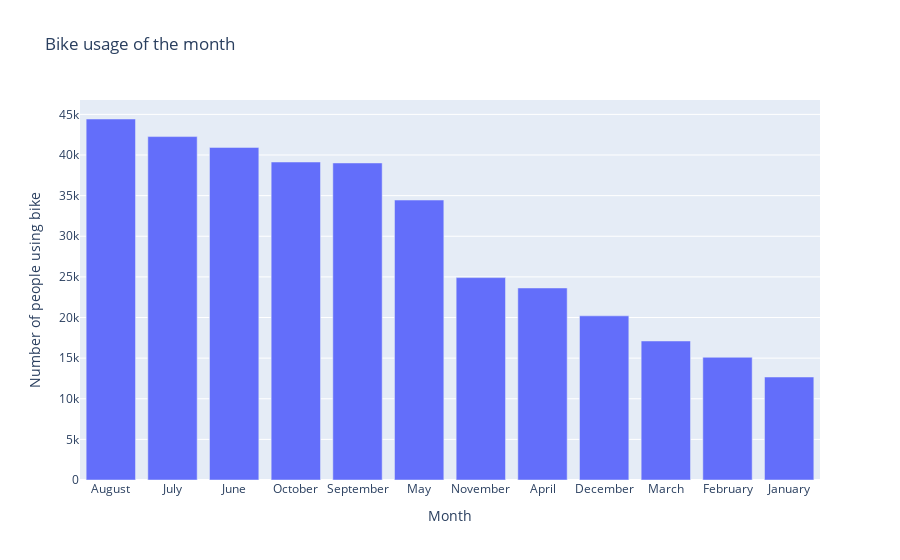

Notebook source saved alongside this figure:
### Markdown cell above
### Peak month of the year

### Code cell
px.bar(x=tripdata["month"].value_counts().index,
       y=tripdata["month"].value_counts().values,
       title = "Bike usage of the month",
       labels={'x':'Month',"y":"Number of people using bike"})

### Figure 1 — Plotly figure (JSON) as saved in the notebook; plotly's stock layout.template omitted (floating-point values rounded to 4 significant figures)
{"data": [{"alignmentgroup": "True", "hovertemplate": "Month=%{x}<br>Number of people using bike=%{y}<extra></extra>", "legendgroup": "", "marker": {"color": "#636efa", "pattern": {"shape": ""}}, "name": "", "offsetgroup": "", "orientation": "v", "showlegend": false, "textposition": "auto", "type": "bar", "x": ["August", "July", "June", "October", "September", "May", "November", "April", "December", "March", "February", "January"], "xaxis": "x", "y": [44432, 42268, 40937, 39138, 39022, 34456, 24910, 23634, 20205, 17109, 15104, 12677], "yaxis": "y"}], "layout": {"barmode": "relative", "legend": {"tracegroupgap": 0}, "title": {"text": "Bike usage of the month"}, "xaxis": {"anchor": "y", "domain": [0, 1], "title": {"text": "Month"}}, "yaxis": {"anchor": "x", "domain": [0, 1], "title": {"text": "Number of people using bike"}}}}
